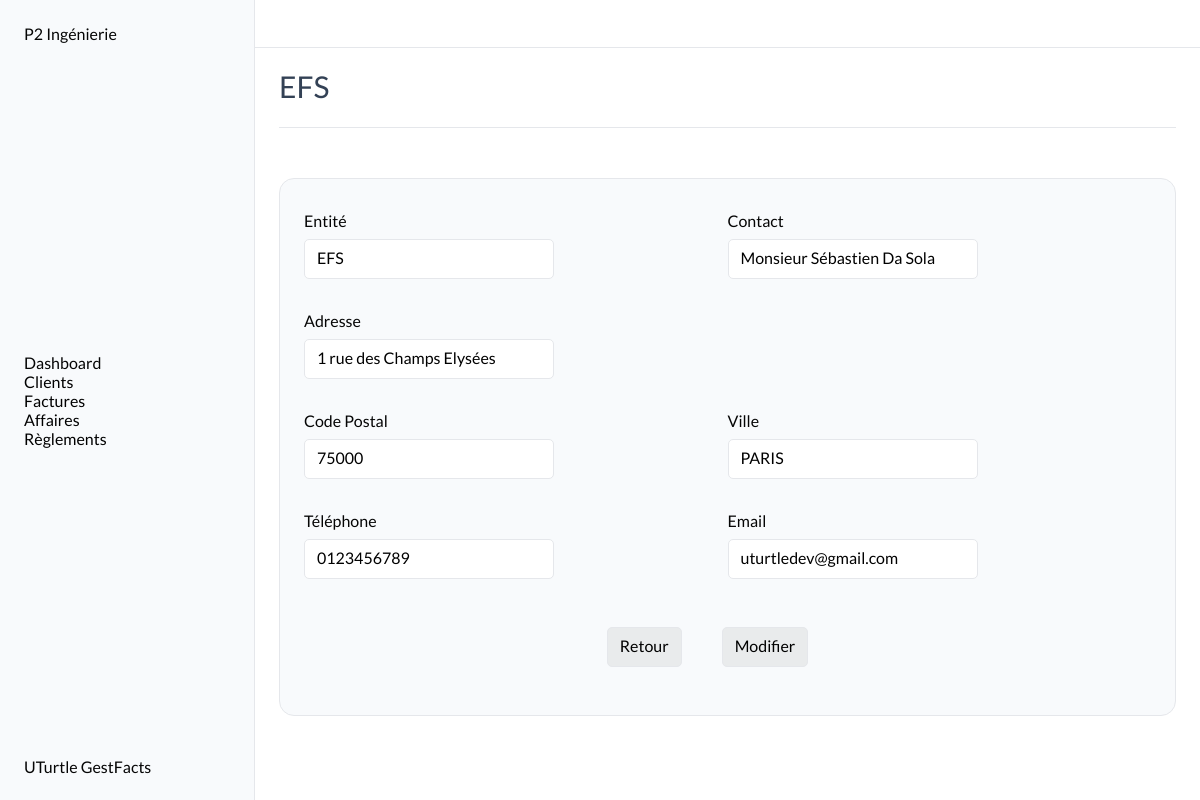
The page /clients/15 on the database its author committed.
### clients/models.py (models this page shows, shortened)
class Client(models.Model):
    entity_name = models.CharField(max_length=100)
    address = models.CharField(max_length=200, blank=True, null=True)
    zip_code = models.CharField(max_length=5, blank=True, null=True)
    city = models.CharField(max_length=100, blank=True, null=True)
    contact = models.CharField(max_length=100, blank=True, null=True)
    phone_number = models.CharField(max_length=10, blank=True, null=True)
    email = models.EmailField(blank=True, null=True)
    class Meta:
        verbose_name = "Client"
        verbose_name_plural = "Clients"

### clients/views.py (the view)
# urls.py: path('<int:pk>', client_detail, name='detail'),
def client_detail(request, pk):
    client_detail = get_object_or_404(Client, pk=pk)
    return render(request, 'pages/clients/client_detail.html', {'client': client_detail})

### templates/pages/clients/client_detail.html (shortened to what this page needs)
{% extends "base_form.html" %}
{% block content %}
<div class="title">
    <H2>{{ client.entity_name }}</H2>
</div>
<section class="tableau">
    <div class="card">
        <div class="card-body">
            <div class="">
                <div>
                    <div class="form_categories">
                        <div class="form-group">
                            <p class="form-label">Entité</p>
                            <p class="form-input">{{ client.entity_name }}</p>
                        </div>
                        <div class="form-group">
                            <p class="form-label">Contact</p>
                            <p class="form-input">{{ client.contact }}</p>
                        </div>
                    </div>
                    <div class="form-group">
                        <p class="form-label">Adresse</p>
                        <p class="form-input">{{ client.address }}</p>
                    </div>
                    <div class="form_categories">
                        <div class="form-group">
                            <p class="form-label">Code Postal</p>
                            <p class="form-input">{{ client.zip_code }}</p>
                        </div>
                        <div class="form-group">
                            <p class="form-label">Ville</p>
                            <p class="form-input">{{ client.city }}</p>
                        </div>
                    </div>
                    <div class="form_categories">
                        <div class="form-group">
                            <p class="form-label">Téléphone</p>
                            <p class="form-input">{{ client.phone_number }}</p>
                        </div>
                        <div class="form-group">
                            <p class="form-label">Email</p>
                            <p class="form-input">{{ client.email }}</p>
                        </div>
                    </div>
                </div>
            </div>
            <div class="form_btn_group">
                <a href="{% url 'clients:clients' %}" class="form_btn">Retour</a>
                <a href="{% url 'clients:modifier' client.pk %}" class="form_btn">Modifier</a>
            </div>
        </div>
    </div>
</section>
{% endblock content %}

### static/style.css (style rules this page uses)
:root { --light-grey: #F8FAFC; --bg-container: #fff; --border-color: #e5e7eb; --police: 'lato', sans-serif; --sidebar-size: 255px; --h2-size: 30px; --h2-weight: 500; --h2-line-height: 36px; --h2-color: #334155; --text-color: #050505; --th-color: rgb(71, 85, 105); --th-border-color: rgb(226, 232, 240); --td-color: rgb(100 116 139); --td-border-color: rgb(241 245 249); --tr-bg-hover: rgb(248 250 252); --mail-border-color: rgb(226 232 240); --adresse-color: rgb(100, 116, 139); --btn_new_color: rgba(0, 255, 255, 0.3); --btn_new_hover: rgba(0, 255, 255, 0.5); --btn_delete_color: rgba(255, 144, 144, 0.915); --btn_delete_hover: rgba(255, 105, 105, 0.915); --svg-color: rgb(148 163 184); }
body { font-family: var(--police); }
.title { position: relative; display: flex; flex-direction: row; align-items: center; justify-content: space-between; padding-bottom: 24px; padding-top: 20px; padding-right: 24px; margin-top: 48px; }
.title::after { content: ""; position: absolute; bottom: 0px; width: 100%; height: 1px; background-color: var(--border-color); }
h2 { color: var(--h2-color); font-family: var(--police); font-size: var(--h2-size); font-weight: var(--h2-weight); line-height: var(--h2-line-height); }
.card { max-width: 900px; margin: 50px auto; background-color: var(--light-grey); border-radius: 15px; border: 1px solid var(--border-color); }
.card-body { padding: 24px; }
.form_categories { display: flex; align-items: center; align-content: center; justify-content: space-between; }
.form-group { display: flex; flex-direction: column; margin-bottom: 16px; width: 100%; position: relative; }
.form-label { color: var(--text-color); line-height: var(--h2-line-height); }
.form-input { max-width: 250px; height: 40px; border: 1px solid var(--border-color); border-radius: 5px; padding-left: 12px; padding-right: 12px; padding-top: 8px; padding-bottom: 8px; margin-bottom: 8px; background-color: #fff; }
.form_btn_group { display: flex; align-items: center; justify-content: center; margin-top: 24px; margin-bottom: 24px; }
.form_btn_group a { margin-right: 40px; }
.form_btn { cursor: pointer; height: 40px; border: 1px solid var(--border-color); border-radius: 5px; padding-left: 12px; padding-right: 12px; padding-top: 8px; padding-bottom: 8px; background-color: #d0d3d063; }
.tableau { width: 100%; padding-bottom: 8px; scrollbar-width: thin; }
a { color: black; }

### rows shown on the page
Client: entity_name "EFS", contact "Monsieur Sébastien Da Sola", address "1 rue des Champs Elysées", zip_code "75000", city "PARIS", phone_number "0123456789", email "uturtledev@gmail.com"
